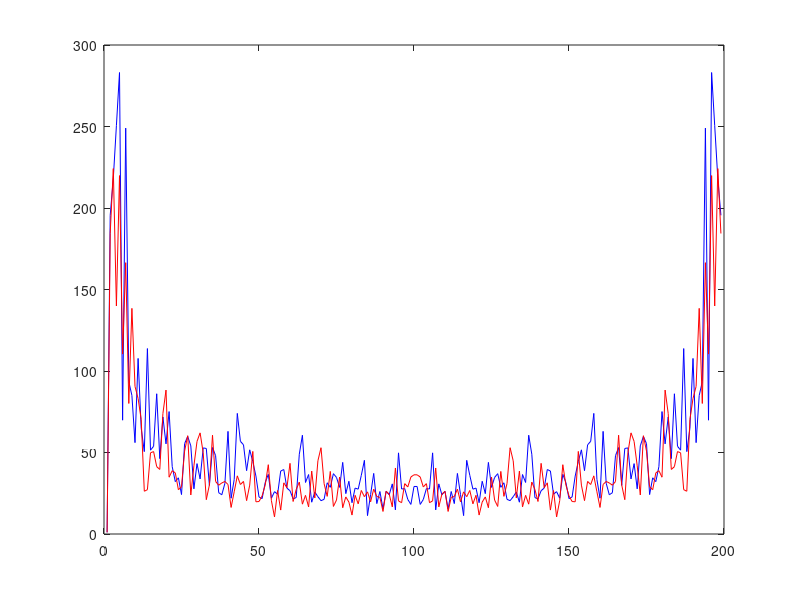
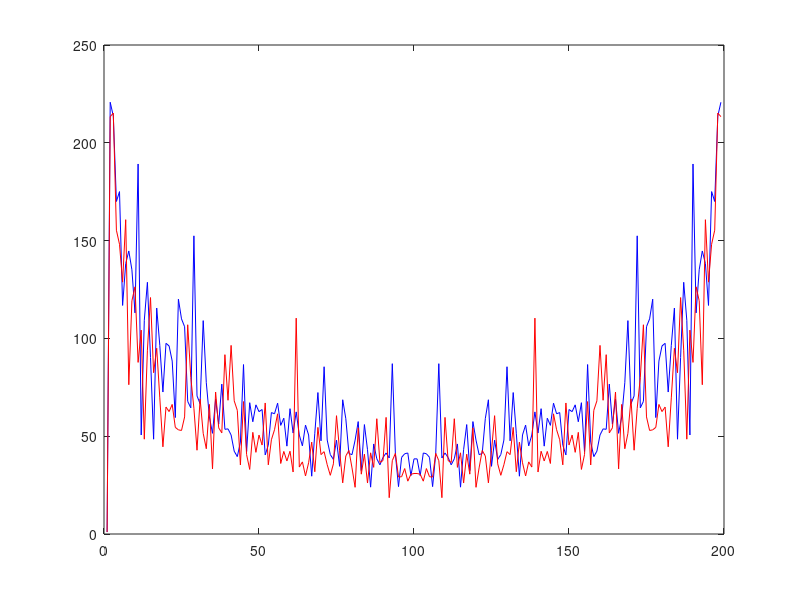
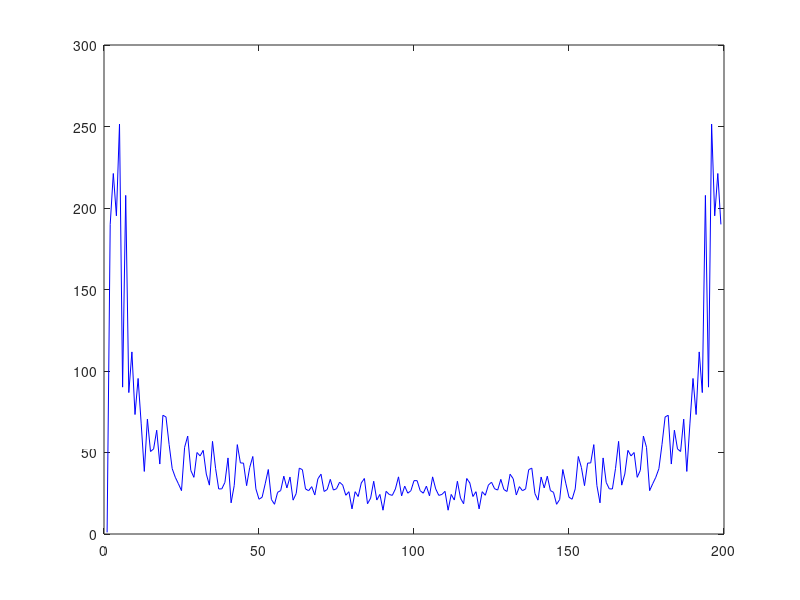
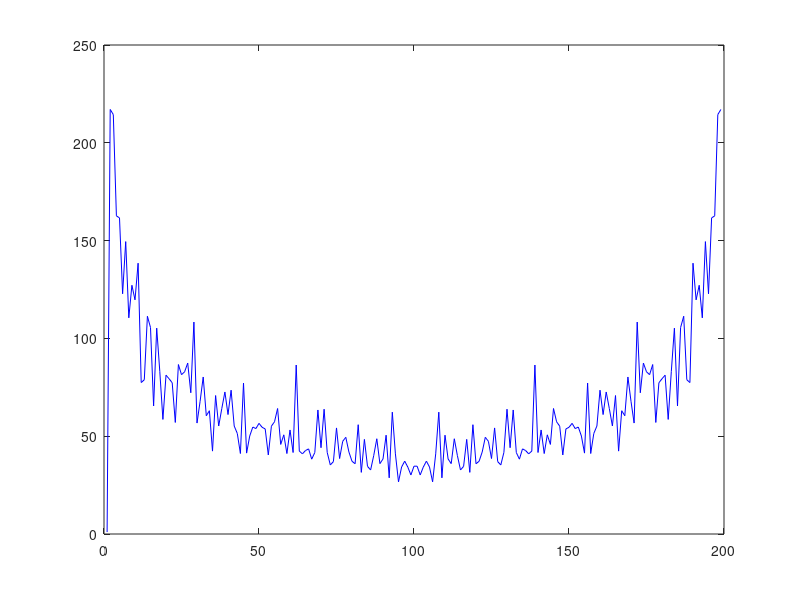

Reproduce these figures in MATLAB, in order.
% BME 271 Fall 2017
% Tremor Reduction for Microsurgical Applications
% compare: Compares

load trial1.mat
load trial2.mat
load trial3.mat

% Average Megan
avgXM = (abs(fft(wxM1)) + abs(fft(wxM2)) + abs(fft(wxM3)))/3;
avgYM = (abs(fft(wyM1)) + abs(fft(wyM2)) + abs(fft(wyM3)))/3;

% Average Neel
avgXN = (abs(fft(wxN1)) + abs(fft(wxN2)) + abs(fft(wxN3)))/3;
avgYN = (abs(fft(wyN1)) + abs(fft(wyN2)) + abs(fft(wyN3)))/3;

% Average group
avgX = (avgXM + avgXN)/2;
avgY = (avgYM + avgYN)/2;

figure(1)
plot(avgXN,'b-')
hold on
plot(avgXM,'r-')

figure(2)
plot(avgYN,'b-')
hold on
plot(avgYM,'r-')

figure(3)
plot(avgX,'b-')

figure(4)
plot(avgY,'b-')